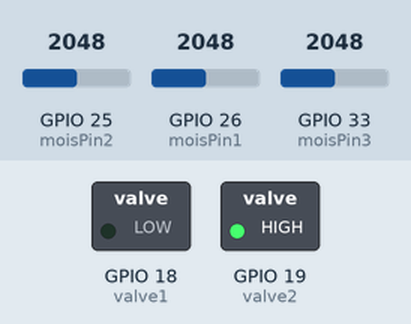
A sketch run on a simulated ESP32. On the bench: switched loads named in the sketch (green lamp = pin HIGH). The inputs (shaded band) are chosen by the test bench; at power-on: GPIO 25 (moisPin2) = 2048, GPIO 26 (moisPin1) = 2048, GPIO 33 (moisPin3) = 2048. What the sketch prints to the serial monitor is not drawn.

Above: at 1.5 s.
At 5.5 s:
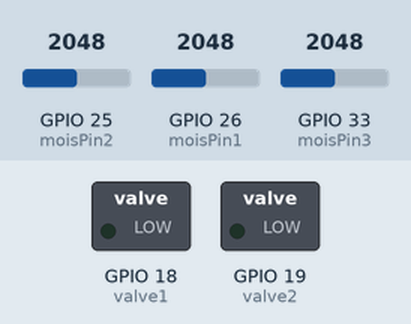
Timing chart, 0 to 10.4 s (numbered marks = the images above):
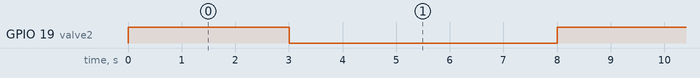

Measured:
- by itself, GPIO 19 (valve2): alternates HIGH for 3.0 s and LOW for 5.0 s

The sketch:

PenyiramtanamanwithIMU.ino
```cpp
#include <TimeLib.h>
#include <Wire.h>
#include <Adafruit_MPU6050.h>
#include <Adafruit_Sensor.h>

#define moisPin1 26
#define mois1Threshold 100	//definisikan nilai thresholdnya yaitu 100
int mois1;
#define moisPin2 25
#define mois2Threshold 100	//definisikan nilai thresholdnya yaitu 100
int mois2;
#define moisPin3 33
#define mois3Threshold 100	//definisikan nilai thresholdnya yaitu 100
int mois3;

const int sensorMin = 0;    // Nilai minimum (sangat basah)
const int sensorMax = 4095;

#define valve1 18
#define valve2 19

Adafruit_MPU6050 mpu;
int pitch, jam, menit;
bool penyiramanSelesai = false;
unsigned long waktuMulaiPenyiraman = 0;
sensors_event_t event;


void setup() {

  setTime(7, 59, 50, 11, 6, 2024); // Format: setTime(hour, minute, second, day, month, year)

  Serial.begin(115200);
  pinMode (moisPin1, INPUT);
  pinMode (moisPin2, INPUT);
  pinMode (moisPin3, INPUT);

  pinMode(valve1, OUTPUT);
  pinMode(valve2, OUTPUT);

  while (!Serial)
    delay(10);

  Serial.println("Adafruit MPU6050 test!");

  if (!mpu.begin()) {
    Serial.println("Failed to find MPU6050 chip");
    while (1) {
      delay(10);
    }
  }
  Serial.println("MPU6050 Found!");
}

void loop() {
    //Serial Print IMU
    mpu.getAccelerometerSensor()->getEvent(&event);
    Serial.print("[");
    Serial.print(millis());
    Serial.print("] X: ");
    Serial.print(event.acceleration.x);
    Serial.print(", Y: ");
    Serial.print(event.acceleration.y);
    Serial.print(", Z: ");
    Serial.print(event.acceleration.z);
    Serial.println(" m/s^2");

    //membaca pin soil moisture
    mois1=analogRead(moisPin1);
    mois2=analogRead(moisPin2);
    mois3=analogRead(moisPin3);

    //mengubah ke persen
    int moisPercent1 = map(mois1, sensorMin, sensorMax, 100, 0);
    int moisPercent2 = map(mois2, sensorMin, sensorMax, 100, 0);
    int moisPercent3 = map(mois3, sensorMin, sensorMax, 100, 0);
    Serial.println("Mois 1 :" +String(moisPercent1) + "% ; Mois 2 : " +String(moisPercent2) + "% ; Mois 3 : " + String(moisPercent3)+"%");

    //mengatur relay sesuai sudut kemiringan IMU
    if (event.acceleration.x>=5) {
      digitalWrite(valve1, HIGH);
      digitalWrite(valve2, LOW);
      Serial.println("mengisi air");
      delay(1000);
    }
    else if(event.acceleration.x<=5) {
      digitalWrite(valve1, LOW);
      digitalWrite(valve2, HIGH);
      Serial.println("menyiram tanaman");
      delay(3000);
      digitalWrite(valve1, LOW);
      digitalWrite(valve2, LOW);
      if(moisPercent1>=70 && moisPercent2>=70 && moisPercent3>=70){
        while(true){
        }
        Serial.println("tanaman selesai disiram");
      }
      delay(5000);
    }
  }
```
